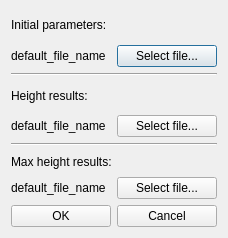
<?xml version="1.0" encoding="UTF-8"?>
<ui version="4.0">
 <class>Dialog</class>
 <widget class="QDialog" name="Dialog">
  <property name="geometry">
   <rect>
    <x>0</x>
    <y>0</y>
    <width>228</width>
    <height>238</height>
   </rect>
  </property>
  <property name="windowTitle">
   <string>Dialog</string>
  </property>
  <layout class="QVBoxLayout" name="verticalLayout">
   <item>
    <layout class="QVBoxLayout" name="vertical_layout_initial">
     <item>
      <widget class="QLabel" name="label_initial">
       <property name="text">
        <string>Initial parameters:</string>
       </property>
      </widget>
     </item>
     <item>
      <layout class="QHBoxLayout" name="horizontal_layout_initial">
       <item>
        <widget class="QLabel" name="label_ini_data_file_name">
         <property name="text">
          <string>default_file_name</string>
         </property>
        </widget>
       </item>
       <item>
        <widget class="QPushButton" name="push_button_initial">
         <property name="text">
          <string>Select file...</string>
         </property>
        </widget>
       </item>
      </layout>
     </item>
    </layout>
   </item>
   <item>
    <widget class="Line" name="line">
     <property name="orientation">
      <enum>Qt::Horizontal</enum>
     </property>
    </widget>
   </item>
   <item>
    <layout class="QVBoxLayout" name="vertical_layout_height">
     <item>
      <widget class="QLabel" name="label_height">
       <property name="text">
        <string>Height results:</string>
       </property>
      </widget>
     </item>
     <item>
      <layout class="QHBoxLayout" name="horizontal_layout_height">
       <item>
        <widget class="QLabel" name="label_height_file_name">
         <property name="text">
          <string>default_file_name</string>
         </property>
        </widget>
       </item>
       <item>
        <widget class="QPushButton" name="push_button_height">
         <property name="text">
          <string>Select file...</string>
         </property>
        </widget>
       </item>
      </layout>
     </item>
    </layout>
   </item>
   <item>
    <layout class="QVBoxLayout" name="vertical_layout_max_height">
     <item>
      <widget class="Line" name="line_2">
       <property name="orientation">
        <enum>Qt::Horizontal</enum>
       </property>
      </widget>
     </item>
     <item>
      <widget class="QLabel" name="label_max_height">
       <property name="text">
        <string>Max height results:</string>
       </property>
      </widget>
     </item>
     <item>
      <layout class="QHBoxLayout" name="horizontal_layout_max_height">
       <item>
        <widget class="QLabel" name="label_max_height_file_name">
         <property name="text">
          <string>default_file_name</string>
         </property>
        </widget>
       </item>
       <item>
        <widget class="QPushButton" name="push_button_max_height">
         <property name="text">
          <string>Select file...</string>
         </property>
        </widget>
       </item>
      </layout>
     </item>
    </layout>
   </item>
   <item>
    <layout class="QHBoxLayout" name="horizontal_layout_buttons">
     <item>
      <widget class="QPushButton" name="push_button_ok">
       <property name="text">
        <string>OK</string>
       </property>
      </widget>
     </item>
     <item>
      <widget class="QPushButton" name="push_button_cancel">
       <property name="text">
        <string>Cancel</string>
       </property>
      </widget>
     </item>
    </layout>
   </item>
  </layout>
 </widget>
 <resources/>
 <connections>
  <connection>
   <sender>push_button_cancel</sender>
   <signal>clicked()</signal>
   <receiver>Dialog</receiver>
   <slot>close()</slot>
   <hints>
    <hint type="sourcelabel">
     <x>229</x>
     <y>190</y>
    </hint>
    <hint type="destinationlabel">
     <x>167</x>
     <y>158</y>
    </hint>
   </hints>
  </connection>
 </connections>
</ui>
